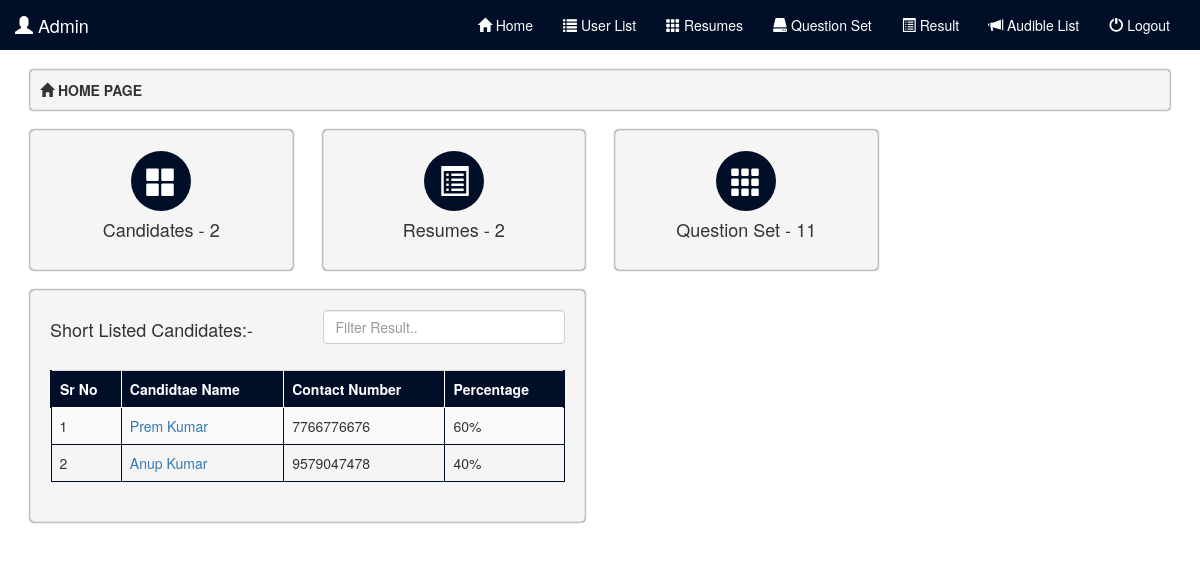
The page /admin/home (signed in) on the database its author committed.
### tables this page shows
CREATE TABLE IF NOT EXISTS `tbl_users` (
  `uid` int(11) NOT NULL AUTO_INCREMENT,
  `udate` varchar(12) NOT NULL,
  `uname` varchar(50) NOT NULL,
  `contact` varchar(12) NOT NULL,
  `pass` varchar(20) NOT NULL,
  PRIMARY KEY (`uid`)
);

### admin/home.php (the view, shortened to what this page needs)
<?php
include('../connect.php');
?>
<!DOCTYPE html>
<html>
<head>
	<?php include('../bootcdn.php') ?>
</head>
<body>
	<?php include('header.php'); ?>
	<div class="container">
		<div class="well well-sm">
			<span class="glyphicon glyphicon-home"></span>
			<b>HOME PAGE</b>
		</div>
       <div class="row">
       	<div class="col-sm-3">
       		<div class="well">
       			<?php
       			$a = mysqli_query($con,"SELECT * FROM `tbl_users` ");
       			$aa = mysqli_num_rows($a);
       			?>
       			<center>
       				<span id="gicon" class="glyphicon glyphicon-th-large"></span>
       				<h4>Candidates - <?php echo $aa; ?></h4>
       			</center>
       		</div>
       	</div>
       	<div class="col-sm-3">
       		<div class="well">
       			<?php
       			$b = mysqli_query($con,"SELECT * FROM `tbl_resume` ");
       			$bb = mysqli_num_rows($b);
       			?>
       			<center>
       				<span id="gicon" class="glyphicon glyphicon-list-alt"></span>
       				<h4>Resumes - <?php echo $bb; ?></h4>
       			</center>
       		</div>
       	</div>
       	<div class="col-sm-3">
       		<div class="well">
       			<?php
       			$c = mysqli_query($con,"SELECT * FROM `tbl_question` ");
       			$cc = mysqli_num_rows($c);
       			?>
       			<center>
       				<span id="gicon" class="glyphicon glyphicon-th"></span>
       				<h4>Question Set - <?php echo $cc; ?></h4>
       			</center>
       		</div>
       	</div>
       </div>
              <div class="row">
                     <div class="col-sm-6">
                            <div class="well">
                                   <div class="row">
                                     <div class="col-sm-6">
                                       <h4>Short Listed Candidates:-</h4>
                                     </div>
                                     <div class="col-sm-6">
<input type="text" id="myInput" class="form-control" placeholder="Filter Result.." autofocus="">
                                     </div>
                                   </div>
                                   <br>
                                   <div class="table-responsive">
                                          <table class="table table-striped table-hover table-bordered">
                                                 <thead>
                                                        <tr>
                                                               <th>Sr No</th>
                                                               <th>Candidtae Name</th>
                                                               <th>Contact Number</th>
                                                               <th>Percentage</th>
                                                        </tr>
                                                 </thead>
                                                 <tbody id="myTable">
                                                        <?php
                                   $ulist = mysqli_query($con,"SELECT * FROM `tbl_users` ORDER BY uid desc");
                                   $counter = 1;
                                   while($ulist_data = mysqli_fetch_assoc($ulist)){
                                   ?>
                                    <tr>
                                          <td><?php echo $counter; ?></td>
                                          <td><a href="test_result?id=<?php echo $ulist_data['uid'] ?>"><?php echo $ulist_data['uname'] ?></a></td>
                                          <td><?php echo $ulist_data['contact'] ?></td>
                  <?php
            $numdata = mysqli_query($con,"SELECT * FROM `tbl_test` WHERE `uid` = '".$ulist_data['uid']."' ");
            $numdata1 = mysqli_num_rows($numdata);
            if($numdata1==5)
            {
            $rdata = mysqli_query($con,"SELECT * FROM `tbl_test` WHERE `uid` = '".$ulist_data['uid']."' ");
            $total = 0;
            while($row = mysqli_fetch_assoc($rdata)){
            ?>
            <?php $total = $total + $row['marks']; ?>
            <?php
          }
          ?>
          <?php
          }else{
            echo 'No Data Available..';
          } ?>
         <td><?php echo $t = $total/25 * 100;  ?>%</td>
   </tr>
   <?php $counter++;} ?>
                                                 </tbody>
                                          </table>
                                   </div>
                            </div>
                     </div>
              </div>
	</div>
</body>
</html>

### admin/home.php (style rules this page uses)
.well-sm, .well { box-shadow:0 0 2px #010E28; }
#gicon { text-align:center; background-color:#010E28; padding:15px; border-radius:30px; font-size:30px; color:white; }
.table thead tr th { background-color:#010E28; color:white; }
.table thead tr { border-left:2px solid #010E28;border-right:2px solid #010E28; }
.table thead tr th { border:1px solid white; }
.table tbody tr td { border:1px solid #010E28; }

### rows shown on the page
tbl_users: uname "Prem Kumar", contact "7766776676", total "60"
tbl_users: uname "Anup Kumar", contact "9579047478", total "40"

### other values the page prints
$_SESSION['aname'] "Admin"
$aa "2"
$bb "2"
$cc "11"
